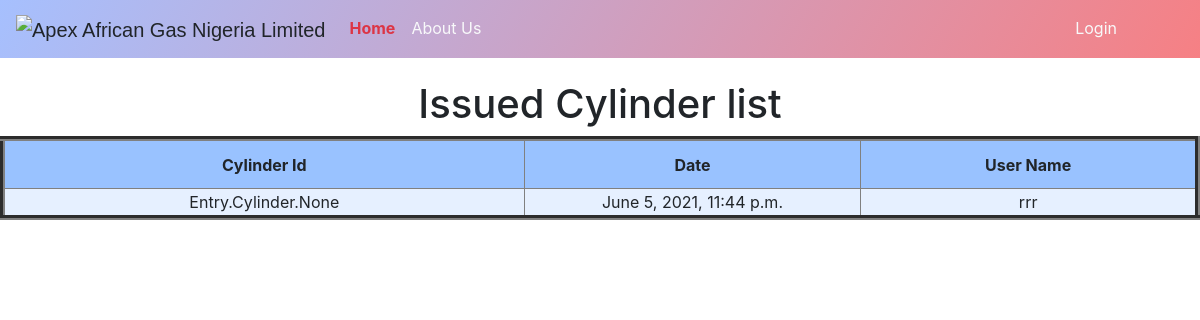
The page /issue/ on the database its author committed.
### Entry/models.py (models this page shows, shortened)
class Issue(models.Model):
	cylinder=models.ManyToManyField('Cylinder')
	userName=models.CharField(max_length=60,null=False)
	issueDate=models.DateTimeField(default=timezone.now)
	class Meta:
		db_table='issues'

### Entry/views.py (the view)
# urls.py: path('issue/',views.issueListView,name='issueList'),
def issueListView(request):
	issue_list=Issue.objects.all().order_by('-issueDate')
	return render(request,'issue/issuedList.html',locals())

### templates/issue/issuedList.html (shortened to what this page needs)
{% extends 'base.html' %}
{% block content %}
<div class="alldiv">
<h1 align="center">Issued Cylinder list</h1>
{% if issue_list %}
<div class='centerstage'>
		<div class="post">
			<table border="5" cellspacing="5" width="100%"  >
				<thead>
					<tr bgcolor="#99c2ff" align="center">
						<th  height="50"
                width="100">Cylinder Id</th>
						<th height="50"
                width="100">Date</th>
						<th  height="50"
                width="100">User Name</th>
				</thead>
				<tbody>
					{% for i in issue_list %}
					<tr align="center" bgcolor="#e6f0ff">
					<td align="center" height="10"
                width="50">{{i.cylinder}}</td>
					<td align="center" height="10"
                width="100">{{i.issueDate}}</td>
					<td align="center" height="10"
                width="100">{{i.userName}}</td>
					</tr>
					{% endfor %}
				</tbody>
{% endif %}
{% endblock %}

### templates/issue/issuedList.html (style rules this page uses)
.alldiv { position: absolute; width: 100%; top: 10%; }

### rows shown on the page
Issue: cylinder "Entry.Cylinder.None", issueDate "June 5, 2021, 11:44 p.m.", userName "rrr"
